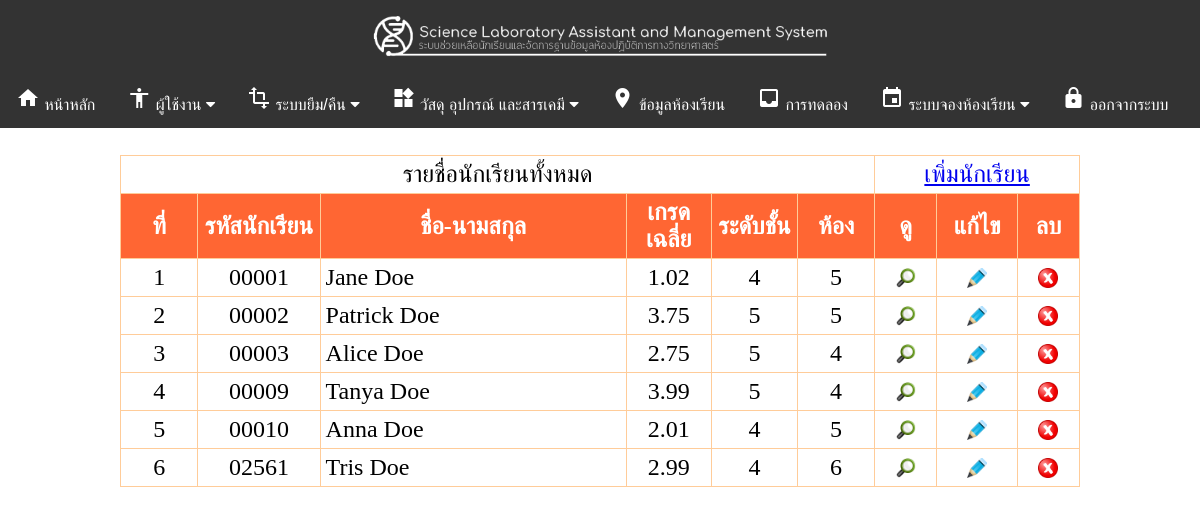
Screenshot of /lab/admin/student.php (signed in) with the database file from the repository.
### tables this page shows
CREATE TABLE `student` (
  `std_id` varchar(5) NOT NULL,
  `std_pass` varchar(20) DEFAULT NULL,
  `std_name` varchar(50) DEFAULT NULL,
  `std_level` varchar(1) DEFAULT NULL,
  `std_room` varchar(1) DEFAULT NULL,
  `std_line` varchar(50) DEFAULT NULL,
  `std_email` varchar(60) DEFAULT NULL,
  `std_grade` float NOT NULL
);

### lab/admin/student.php (the view, shortened to what this page needs)
<? include ("header.php");?><br />
<table align="center" width="80%" border="0" cellpadding="5" cellspacing="1" class="form_table">
<tr align="center">
	<td colspan="6" align="center">รายชื่อนักเรียนทั้งหมด</td>
    <td colspan="3" align="center"><a href="add_student.php">เพิ่มนักเรียน</a></td>
</tr>
<tr>
	<th width="5%">ที่</th>
	<th width="7%">รหัสนักเรียน</th>
	<th width="20%">ชื่อ-นามสกุล
	<th width="5%">เกรดเฉลี่ย</th>
	<th width="5%">ระดับชั้น</th>
	<th width="5%">ห้อง</th>
	<th width="4%">ดู</th>
	<th width="4%">แก้ไข</th>
	<th width="4%">ลบ</th>
</tr>
<? include "../conn_db.php";
$sql="SELECT * FROM student ORDER BY std_id";
$query=mysql_query($sql);
if(mysql_num_rows($query)==0){
?>
<tr align="center">
	<td colspan="12">ไม่มีนักเรียน</td>
</tr>
<? }else{$i=1;
while($data=mysql_fetch_assoc($query)) {
?>
<tr align="center">
	<td><?=$i++?></td>
	<td><?=$data[std_id]?></td>
	<td align="left" style="padding-left:5px;"><?=$data[std_name]?></td>
	<td><?=$data[std_grade]?></td>
	<td><?=$data[std_level]?></td>
	<td><?=$data[std_room]?></td>
		<td><a href="detail_std.php?id=<?=$data[std_id]?>"  title="ดูข้อมูลนักเรียนอย่างละเอียด"><img src="../img/16.png" width="20" height="20"/></a></td>
	<td><a href="edit_student.php?act=edit&id=<?=$data[std_id]?>" title="แก้ไขข้อมูลนักเรียน"><img src="../img/edit.png" width="20" height="20"/></a></td>
	<td><a href="add_student.php?act=delete&id=<?=$data[std_id]?>" title="ลบข้อมูลนักเรียน" onclick="return confirm('ยืนยันการลบ!')"><img src="../img/cancel.png" width="20" height="20"/></a></td>
</tr>
<?
	}
}
?>
</table>
</body>
</html>

### lab/admin/css/table.css (style rules this page uses)
.form_table { BACKGROUND-COLOR: #FFCC99 }
.form_table TH { BACKGROUND-COLOR: #FF6633; COLOR: #ffffff }
.form_table TD { BACKGROUND-COLOR: #ffffff }

### lab/admin/css/menu.css (style rules this page uses)
body { font-family:Circular; font-size:24px; }

### rows the page displays
student: std_id "00001", std_name "Jane Doe", std_grade "1.02", std_level "4", std_room "5"
student: std_id "00002", std_name "Patrick Doe", std_grade "3.75", std_level "5", std_room "5"
student: std_id "00003", std_name "Alice Doe", std_grade "2.75", std_level "5", std_room "4"
student: std_id "00009", std_name "Tanya Doe", std_grade "3.99", std_level "5", std_room "4"
student: std_id "00010", std_name "Anna Doe", std_grade "2.01", std_level "4", std_room "5"
student: std_id "02561", std_name "Tris Doe", std_grade "2.99", std_level "4", std_room "6"
